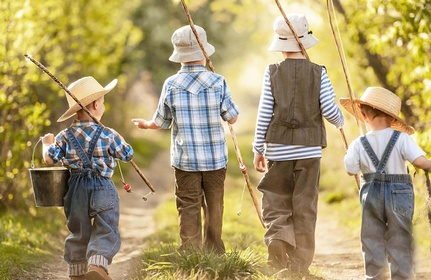
%> input picture LW_1/Разное/Exampl_3/Children_1.jpg, 431 x 280 px, shrunk from 1656 x 1075 before the run
$ octave Exampl_3.m   (GNU Octave 9; MATLAB toolbox functions it lacks are replaced by stand-ins)
%> lines starting %> are read from the running program, lines starting %| are printed output that depends on the picture
clear all; close all;
%% Программа обработки изображений
%  Лаб_раб_1 "Основы работы с изображениями в Matlab"
%  1. Считывание заданных изображений
%  2. Перевод изображений в полутоновые
%  3. Создание негативных изображений для всех заданных изображений
%  4. Создание мозаичного изображения на основе первого
%  5. Создание мозаичного изображения на основе всех изображений
%  6. Запись изображения в файл

%% 1. Считывание изображениий
P1 = imread('Children_1.jpg');   % считывание изображения (оригинал)
%> P1 is the input picture: size 280x431x3 uint8; mean R, G, B 169.7, 153.6, 106.1
P2 = imread('Children_2.jpg');   % считывание изображения (оригинал)
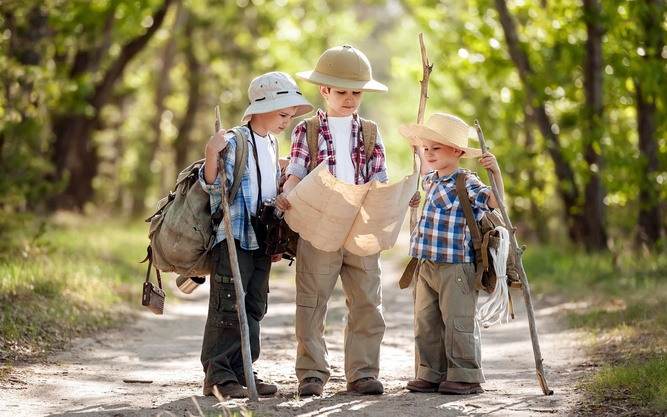
%> input picture LW_1/Разное/Exampl_3/Children_2.jpg, 667 x 417 px, shrunk from 2560 x 1600 before the run
%> P2 is the input picture: size 417x667x3 uint8; mean R, G, B 141.9, 132.5, 95.4
P3 = imread('Cone.jpg');         % считывание изображения (оригинал)
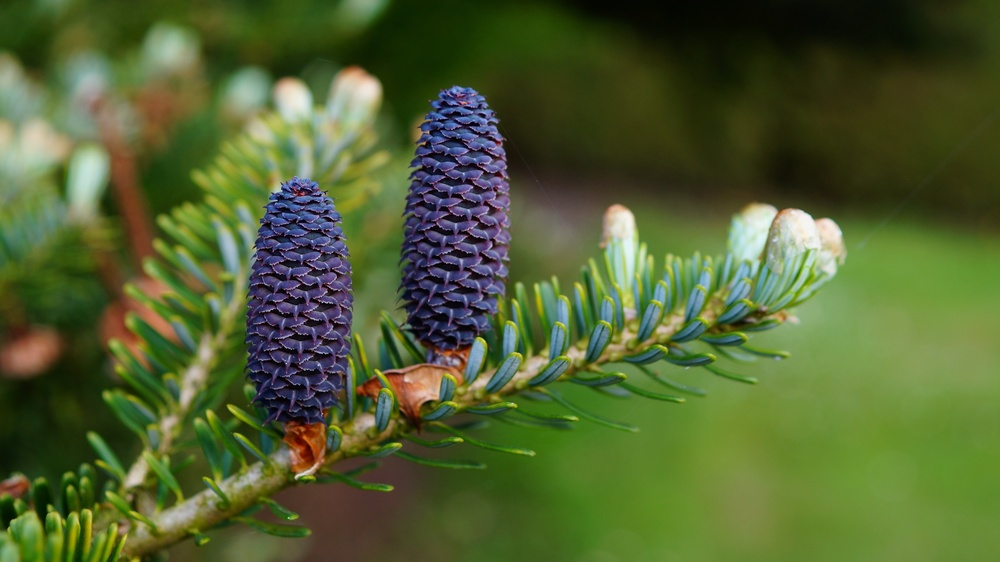
%> input picture LW_1/Разное/Exampl_3/Cone.jpg, 1000 x 562 px, shrunk from 3840 x 2160 before the run
%> P3 is the input picture: size 562x1000x3 uint8; mean R, G, B 81.5, 97.1, 49.7
P4 = imread('Flower.jpg');       % считывание изображения (оригинал)
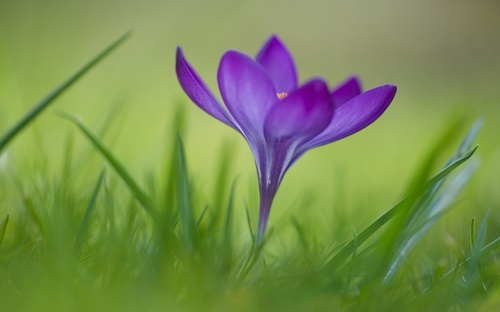
%> input picture LW_1/Разное/Exampl_3/Flower.jpg, 500 x 312 px, shrunk from 1920 x 1200 before the run
%> P4 is the input picture: size 312x500x3 uint8; mean R, G, B 122.5, 141.3, 82.1
P5 = imread('Hill.jpg');         % считывание изображения (оригинал)
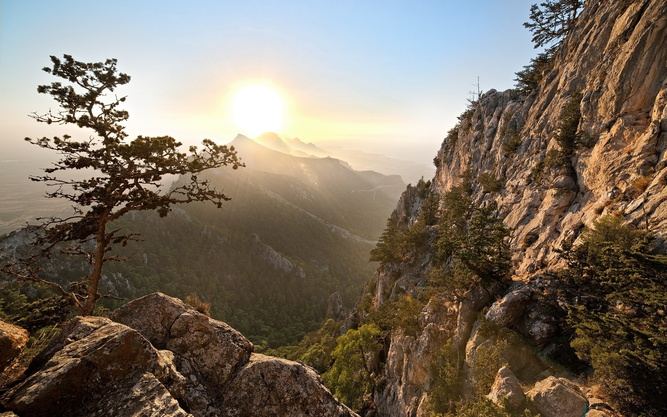
%> input picture LW_1/Разное/Exampl_3/Hill.jpg, 667 x 417 px, shrunk from 2560 x 1600 before the run
%> P5 is the input picture: size 417x667x3 uint8; mean R, G, B 123.3, 111.7, 97.7
P6 = imread('Plane.jpg');        % считывание изображения (оригинал)
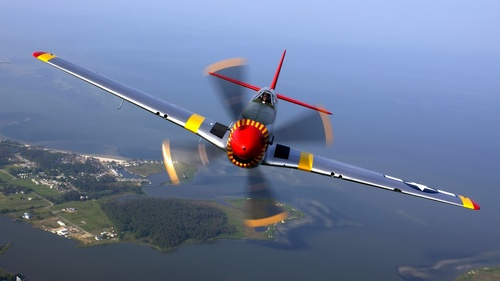
%> input picture LW_1/Разное/Exampl_3/Plane.jpg, 500 x 281 px, shrunk from 1920 x 1080 before the run
%> P6 is the input picture: size 281x500x3 uint8; mean R, G, B 107.6, 122.5, 152.4
%> (the run ends here)
